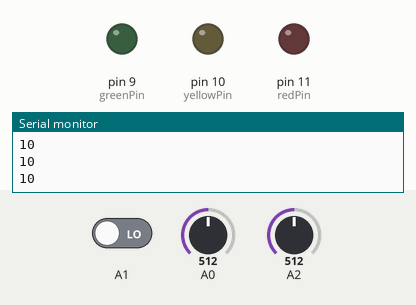
Simulated run of this sketch. Board: Arduino Uno, built with avr-gcc and run on an emulated ATmega328P. On the bench: output pins drawn as LEDs (lit = HIGH), the last lines printed to the serial monitor. The test bench sets the inputs (shaded band); at power-on: A2 = 512, A1 LOW, A0 = 512.

Above: at 1.2 s.
1.3 s: A2 set to 317
2.8 s: A2 set to 282
At 3.2 s:
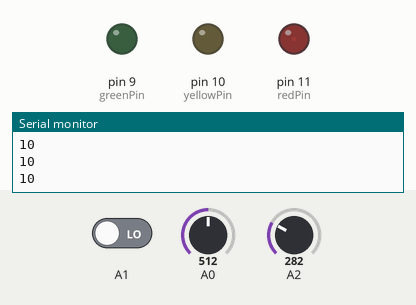
5.8 s: A1 driven HIGH
At 11.7 s:
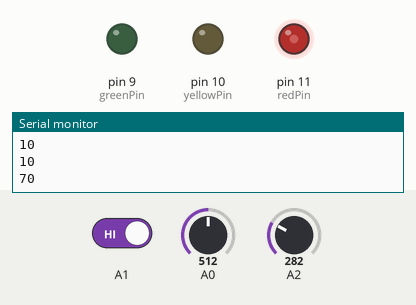
11.8 s: A0 set to 0
At 14.0 s:
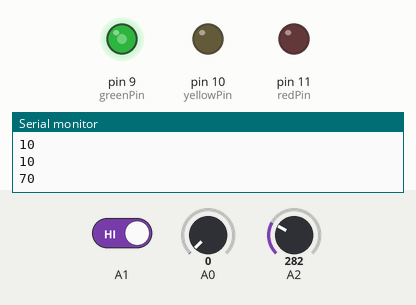
14.8 s: A0 set to 900
Timing chart, 0 to 21.8 s (numbered marks = the images above; inputs shaded):
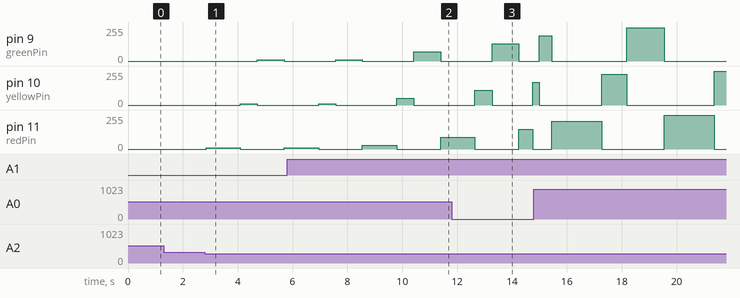

The sketch:

trafficLight.ino
```cpp
/*
    Project: Traffic Light
    Author: Gabrielle Branche
    Last Updated: 15 June 2020

    Due Date: 16 June 2020
    Class: Intro to Interactive Media
*/

// initialiase pin constants
const int greenPin = 9;
const int yellowPin = 10;
const int redPin = 11;

// initialise variables to control brightness
const int off = 0;
int brightness = 10;

// switchValue globally to be used in multiple functions
int switchValue;


void setup() {

  // declare pins used in this program
  pinMode(redPin, OUTPUT);
  pinMode(yellowPin, OUTPUT);
  pinMode(greenPin, OUTPUT);
  pinMode(A0, INPUT);
  pinMode(A1, INPUT);
  pinMode(A2, INPUT);

  // initial serial monitor
  Serial.begin(9600);

}

void loop() {


  // assign variables for the input values
  int knobValue = analogRead(A0);
  switchValue = digitalRead(A1);
  int photoResistor = analogRead(A2);


  //  Serial.println(photoResistor);   //used for debugging

  // map input values to be used to proportionally determine the delay between each light signal
  int  redPause = map(knobValue, 0, 1023, 500, 2000);
  int  yellowPause = map(knobValue, 0, 1023, 250, 1000);
  int  greenPause = map(knobValue, 0, 1023, 350, 1400);

  delay(1);        // delay in between reads for stability

  // turn on traffic Light only if below a certain light intensity
  if (photoResistor < 300) {
    redLight(redPause);
    yellowLight(yellowPause);
    greenLight(greenPause);
  }

  //   turn of traffic light if above certain light intensity
  else {
    digitalWrite(redPin, LOW);
    digitalWrite(yellowPin, LOW);
    digitalWrite(greenPin, LOW);

  }

  Serial.println(brightness);
  delay(100);
}

// functions for manipulating each LED

void redLight(int pause) {

  // button pressed increase brightness until 255 else ddecrease brightness until 10
  if ( switchValue == HIGH) {
    brightness = brightness + 20;
    brightness = constrain(brightness, 10, 255);
  } else {
    brightness = brightness - 20;
    brightness = constrain(brightness, 10, 255);
  }

  // turns red LED on at brightness determined by how long button pressed and delays for a time determined by potentiometer
  analogWrite(redPin, brightness);
  analogWrite(yellowPin, off);
  analogWrite(greenPin, off);
  delay(pause);

}


void yellowLight(int pause) {

  // button pressed increase brightness until 255 else ddecrease brightness until 10
  if ( switchValue == HIGH) {
    brightness = brightness + 20;
    brightness = constrain(brightness, 10, 255);
  } else {
    brightness = brightness - 20;
    brightness = constrain(brightness, 10, 255);
  }

  // turns yellow LED on at brightness determined by how long button pressed and delays for a time determined by potentiometer
  analogWrite(redPin, off);
  analogWrite(yellowPin, brightness);
  analogWrite(greenPin, off);
  delay(pause);

}


void greenLight( int pause) {

  // button pressed increase brightness until 255 else ddecrease brightness until 10
  if ( switchValue == HIGH) {
    brightness = brightness + 20;
    brightness = constrain(brightness, 10, 255);
  } else {
    brightness = brightness - 20;
    brightness = constrain(brightness, 10, 255);
  }


  // turns green LED on at brightness determined by how long button pressed and delays for a time determined by potentiometer
  analogWrite(redPin, off);
  analogWrite(yellowPin, off);
  analogWrite(greenPin, brightness);
  delay(pause);

}
```

Measured:
- after the input at 2.8 s, pin 9 (greenPin): 0/255 → 10/255 after 1.9 s, → 0/255 0.98 s later; pin 10 (yellowPin): 0/255 → 10/255 after 1.3 s, → 0/255 0.63 s later; pin 11 (redPin): 0/255 → 10/255 at once, → 0/255 1.3 s later, → 10/255 1.6 s later
